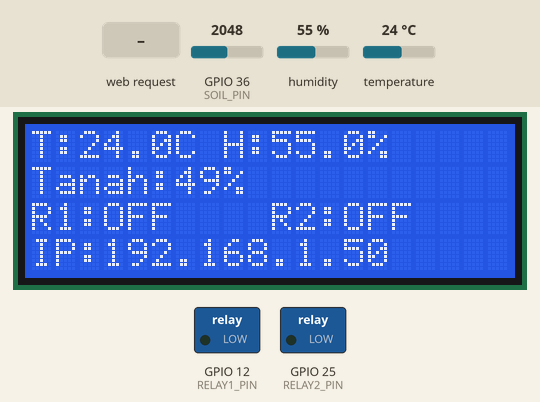
A sketch run on a simulated ESP32. Parts: 20×4 character LCD, switched loads named in the sketch (green lamp = pin HIGH). Inputs (shaded band) come from the test bench; at power-on: humidity 55 %, GPIO 36 (SOIL_PIN) = 2048, temperature 24 °C. WiFi joins after 1.5 s; servers stay silent unless stated; storage starts empty; what the sketch prints to the serial monitor is not drawn.

Above: at 2.8 s.
2.9 s: HTTP request GET /update?relay=1&state=1 received
At 3.8 s:
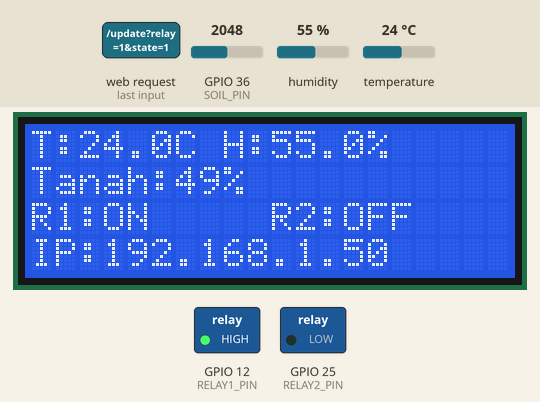
4.4 s: humidity set to 22 %
At 6.3 s:
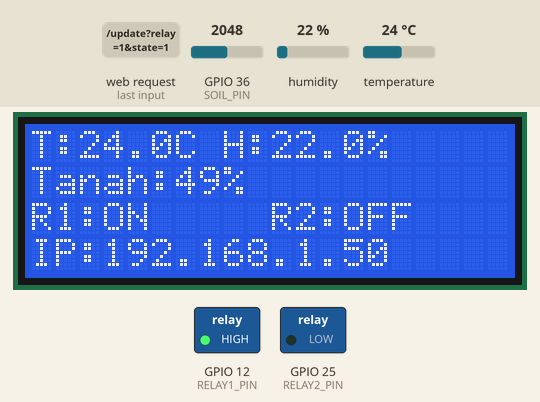
7.5 s: GPIO 36 (SOIL_PIN) set to 2866
At 8.9 s:
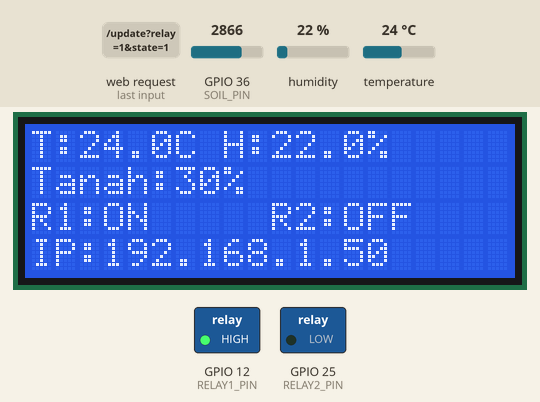
9.5 s: temperature set to 12 °C
At 10.6 s:
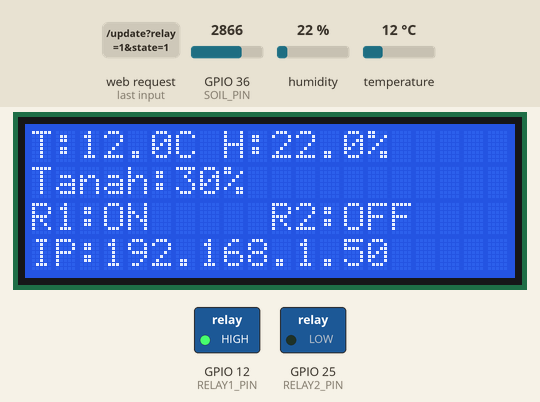
11.5 s: GPIO 36 (SOIL_PIN) set to 3603
At 13.1 s:
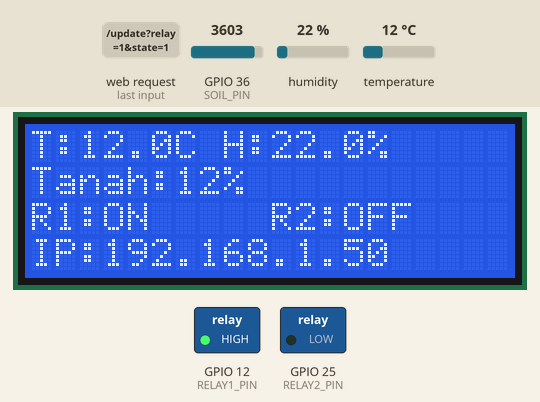
13.5 s: humidity set to 40 %
At 14.9 s:
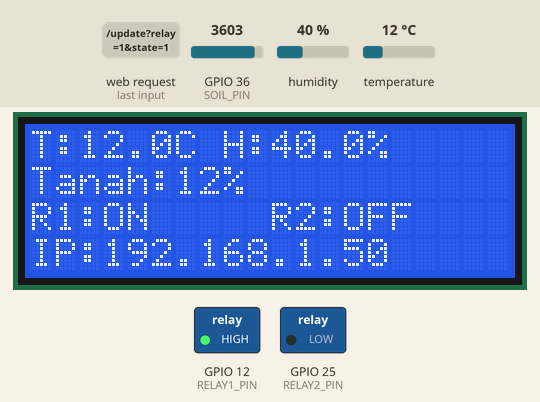
Timing chart, 0 to 16.5 s (numbered marks = the images above; inputs shaded):
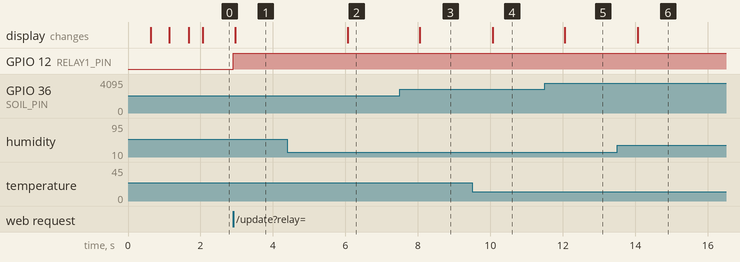

The sketch:

Kualifikasi6_Arya_Justin_Jefanko.ino
```cpp
#include <WiFi.h>
#include <WebServer.h>
#include <LittleFS.h>
#include <Arduino_JSON.h>
#include <Adafruit_Sensor.h>
#include <DHT.h>
#include <Wire.h>
#include <LiquidCrystal_I2C.h>

// Konfigurasi WiFi
const char* ssid = "UGMURO-IoT";
const char* password = "Esteh5000";

// Pin Hardware
#define DHTPIN 4
#define SOIL_PIN 36
#define RELAY1_PIN 12
#define RELAY2_PIN 25

// Konfigurasi LCD
#define LCD_ADDR 0x27
#define LCD_COLS 20
#define LCD_ROWS 4
LiquidCrystal_I2C lcd(LCD_ADDR, LCD_COLS, LCD_ROWS);

// Inisialisasi objek
#define DHTTYPE DHT21
DHT dht(DHTPIN, DHTTYPE);
WebServer server(80);

// Variabel global
bool relay1State = false;
bool relay2State = false;
unsigned long previousMillis = 0;
const long interval = 2000;
float currentTemp = 0;
float currentHum = 0;
int currentSoil = 0;

String getContentType(String filename) {
  if (filename.endsWith(".html")) return "text/html";
  else if (filename.endsWith(".css")) return "text/css";
  else if (filename.endsWith(".js")) return "application/javascript";
  else if (filename.endsWith(".ico")) return "image/x-icon";
  else if (filename.endsWith(".png")) return "image/png";
  return "text/plain";
}

bool handleFileRead(String path) {
  if (path.endsWith("/")) path += "index.html";
  String contentType = getContentType(path);
  if (LittleFS.exists(path)) {
    File file = LittleFS.open(path, "r");
    server.streamFile(file, contentType);
    file.close();
    return true;
  }
  return false;
}

void handleSensorData() {
  JSONVar sensorData;
  sensorData["temperature"] = currentTemp;
  sensorData["humidity"] = currentHum;
  sensorData["soil"] = currentSoil;
  sensorData["relay1"] = relay1State;
  sensorData["relay2"] = relay2State;

  String jsonString = JSON.stringify(sensorData);
  server.send(200, "application/json", jsonString);
}

void handleRelayUpdate() {
  if (server.hasArg("relay") && server.hasArg("state")) {
    int relayNum = server.arg("relay").toInt();
    bool state = server.arg("state").toInt() == 1;

    if (relayNum == 1) {
      relay1State = state;
      digitalWrite(RELAY1_PIN, relay1State ? HIGH : LOW); // Aktif HIGH
    } else if (relayNum == 2) {
      relay2State = state;
      digitalWrite(RELAY2_PIN, relay2State ? HIGH : LOW); // Aktif HIGH
    }

    server.send(200, "text/plain", "OK");
    updateLCD();
  } else {
    server.send(400, "text/plain", "Bad Request");
  }
}

void updateLCD() {
  lcd.clear();
  lcd.setCursor(0, 0);
  lcd.print("T:");
  lcd.print(currentTemp, 1);
  lcd.print("C H:");
  lcd.print(currentHum, 1);
  lcd.print("%");

  lcd.setCursor(0, 1);
  lcd.print("Tanah:");
  lcd.print(currentSoil);
  lcd.print("%");

  lcd.setCursor(0, 2);
  lcd.print("R1:");
  lcd.print(relay1State ? "ON " : "OFF");
  lcd.setCursor(10, 2);
  lcd.print("R2:");
  lcd.print(relay2State ? "ON" : "OFF");

  lcd.setCursor(0, 3);
  lcd.print("IP:");
  lcd.print(WiFi.localIP());
}

void setup() {
  Serial.begin(115200);

  // Inisialisasi hardware
  pinMode(RELAY1_PIN, OUTPUT);
  pinMode(RELAY2_PIN, OUTPUT);
  digitalWrite(RELAY1_PIN, LOW); // Relay mati saat startup (aktif HIGH)
  digitalWrite(RELAY2_PIN, LOW);
  dht.begin();

  // Inisialisasi LCD
  lcd.init();
  lcd.backlight();
  lcd.clear();
  lcd.setCursor(4, 0);
  lcd.print("TRAINER KIT");
  lcd.setCursor(3, 1);
  lcd.print("AGROTECHNOLOGY");

  // Inisialisasi LittleFS
  if (!LittleFS.begin(true)) {
    Serial.println("Error mounting LittleFS");
    lcd.setCursor(0, 2);
    lcd.print("Error: LittleFS");
    while (true);
  }

  // Koneksi WiFi
  WiFi.begin(ssid, password);
  lcd.setCursor(0, 2);
  lcd.print("Menghubungkan WiFi");
  int attempts = 0;
  while (WiFi.status() != WL_CONNECTED && attempts < 30) {
    delay(500);
    Serial.print(".");
    lcd.print(".");
    attempts++;
  }

  if (WiFi.status() != WL_CONNECTED) {
    lcd.clear();
    lcd.setCursor(0, 0);
    lcd.print("WiFi Gagal!");
    while(true);
  }

  lcd.clear();
  lcd.setCursor(0, 0);
  lcd.print("Terhubung WiFi");
  lcd.setCursor(0, 1);
  lcd.print("IP:");
  lcd.print(WiFi.localIP());

  // Konfigurasi server
  server.on("/data", HTTP_GET, handleSensorData);
  server.on("/update", HTTP_GET, handleRelayUpdate);
  server.onNotFound([]() {
    if (!handleFileRead(server.uri())) {
      server.send(404, "text/plain", "File not found");
    }
  });
  server.begin();

  lcd.setCursor(0, 2);
  lcd.print("Server berjalan");
}

void loop() {
  server.handleClient();

  unsigned long currentMillis = millis();
  if (currentMillis - previousMillis >= interval) {
    previousMillis = currentMillis;

    // Baca sensor dengan penanganan error
    float temp = dht.readTemperature();
    float hum = dht.readHumidity();

    if (!isnan(temp) && !isnan(hum)) {
      currentTemp = temp;
      currentHum = hum;
    } else {
      Serial.println("Pembacaan DHT gagal!");
    }

    int soilRaw = analogRead(SOIL_PIN);
    currentSoil = map(soilRaw, 4095, 0, 0, 100);
    currentSoil = constrain(currentSoil, 0, 100);

    updateLCD();
  }
}
```

Measured:
- after the input at 2.9 s, GPIO 12 (RELAY1_PIN): LOW → HIGH at once; the display: changes after 0.05 s (image 1)
- after the input at 4.4 s, the display: changes after 1.7 s (image 2)
- after the input at 7.5 s, the display: changes after 0.55 s (image 3)
- after the input at 9.5 s, the display: changes after 0.56 s (image 4)
- after the input at 11.5 s, the display: changes after 0.55 s (image 5)
- after the input at 13.5 s, the display: changes after 0.56 s (image 6)
